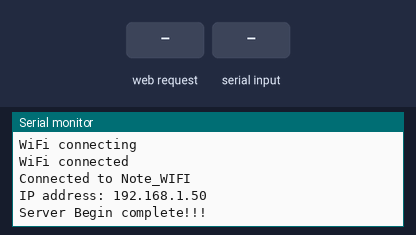
The sketch below on a simulated ESP8266 (NodeMCU). Parts: the last lines printed to the serial monitor. The inputs (shaded band) are chosen by the test bench. WiFi joins after 1.5 s; servers stay silent unless stated; storage starts empty.

Above: at 3.7 s.
3.8 s: HTTP request GET / received
At 4.2 s:
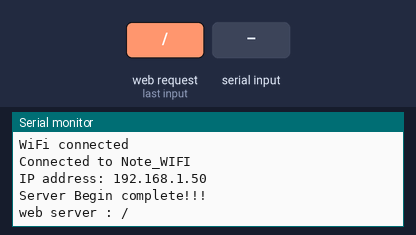
5.3 s: "1\n" received over Serial
At 6.5 s:
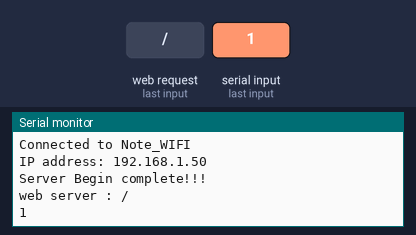
6.8 s: HTTP request GET /login.php received
At 7.7 s:
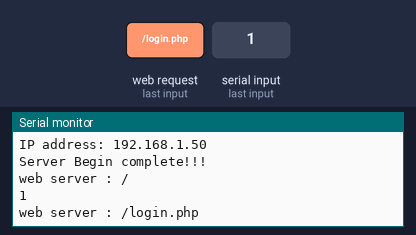
8.3 s: HTTP request GET /js/jquery.min.js received
At 8.8 s:
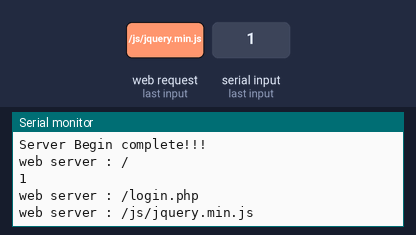
9.8 s: HTTP request GET /css/bootstrap.min.css received
At 11.0 s:
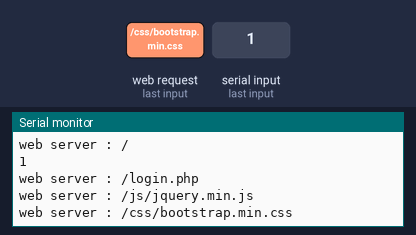
11.3 s: HTTP request GET /css/bootstrap-theme.min.css received
At 12.3 s:
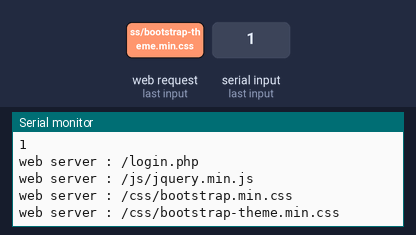

The sketch:

esp01.ino
```cpp
String inComing = "";

#include <ESP8266WiFiMulti.h>
ESP8266WiFiMulti wifiMulti;
void checkWiFiConnect()
{
  while (WiFi.status() != WL_CONNECTED)
  {
    Serial.println("WiFi re connecting...");
    if (wifiMulti.run() == WL_CONNECTED)
    {
      Serial.println("WiFi connected");
      Serial.println("IP address: ");
      Serial.println(WiFi.localIP());
    }
  }
}

#include <ESPAsyncTCP.h>
#include <ESPAsyncWebServer.h>
AsyncWebServer server(80);

void setup()
{
  Serial.begin(9600);
  delay(1000);
  Serial.println("Start Setup.");

  if (!SPIFFS.begin())
  {
    Serial.println("SPIFFS not ready");
    return;
  }

  WiFi.mode(WIFI_STA);
  wifiMulti.addAP("Note_WIFI", "11111111");
  wifiMulti.addAP("Note_WIFI2", "11111111");
  Serial.println("WiFi connecting");
  while (wifiMulti.run() != WL_CONNECTED)
  {
    delay(1000);
    Serial.print('.');
  }
  Serial.println();
  Serial.println("WiFi connected");
  Serial.print("Connected to ");
  Serial.println(WiFi.SSID());
  Serial.print("IP address: ");
  Serial.println(WiFi.localIP());

  server.on("/", HTTP_GET, [](AsyncWebServerRequest *request) {
    Serial.print("web server : ");
    Serial.println("/");
    request->send(SPIFFS, "/index.html", "text/html");
  });
  server.on("/login.php", HTTP_GET, [](AsyncWebServerRequest *request) {
    Serial.print("web server : ");
    Serial.println("/login.php");
    request->send(SPIFFS, "/login.html", "text/html");
  });
  server.on("/js/jquery.min.js", HTTP_GET, [](AsyncWebServerRequest *request) {
    Serial.print("web server : ");
    Serial.println("/js/jquery.min.js");
    request->send(SPIFFS, "/js/jquery.min.js", "text/javascript");
  });
  server.on("/css/bootstrap.min.css", HTTP_GET, [](AsyncWebServerRequest *request) {
    Serial.print("web server : ");
    Serial.println("/css/bootstrap.min.css");
    request->send(SPIFFS, "/css/bootstrap.min.css", "text/css");
  });
  server.on("/css/bootstrap-theme.min.css", HTTP_GET, [](AsyncWebServerRequest *request) {
    Serial.print("web server : ");
    Serial.println("/css/bootstrap-theme.min.css");
    request->send(SPIFFS, "/css/bootstrap-theme.min.css", "text/css");
  });
  server.on("/js/bootstrap.min.js", HTTP_GET, [](AsyncWebServerRequest *request) {
    Serial.print("web server : ");
    Serial.println("/js/bootstrap.min.js");
    request->send(SPIFFS, "/js/bootstrap.min.js", "text/javascript");
  });
  server.on("/relay.php", HTTP_POST, [](AsyncWebServerRequest *request) {
    Serial.print("web server : ");
    Serial.println("/relay.php");
    String relayParamName = "relay";
    String relayParamValue = "";

    if (request->hasParam(relayParamName, true))
    {
      AsyncWebParameter *p = request->getParam(relayParamName, true);
      relayParamValue = p->value();
      Serial.println(relayParamValue);
    }

    request->send(200, "text/plain", "param name : " + relayParamName + " // param value : " + relayParamValue);
  });
  server.onNotFound([](AsyncWebServerRequest *request) {
    Serial.println("web server : onNotFound");
    request->send(404, "text/html", "<H1>HTTP ERROR 404</H1>");
  });

  server.begin();
  Serial.println("Server Begin complete!!!");
  Serial.println();
}

void loop()
{
  readSerialData();
  checkWiFiConnect();
}

void readSerialData()
{
  while (Serial.available() > 0)
  {
    inComing = Serial.readStringUntil('\n');
    if (inComing != "")
    {
      inComing.trim();
      Serial.println(inComing);
    }
  }
}
```

Measured:
- after the input at 3.8 s, the serial monitor: prints a new line at once (image 1)
- after the input at 5.3 s, the serial monitor: prints a new line at once (image 2)
- after the input at 6.8 s, the serial monitor: prints a new line at once (image 3)
- after the input at 8.3 s, the serial monitor: prints a new line at once (image 4)
- after the input at 9.8 s, the serial monitor: prints a new line at once (image 5)
- after the input at 11.3 s, the serial monitor: prints a new line at once (image 6)
